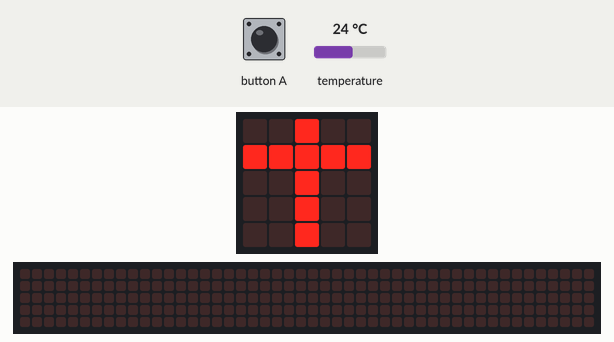
Bench run of a program on a simulated BBC micro:bit (MakeCode). Shown: the board's 5×5 LED display, a strip that is not on the board, showing the scrolling text unrolled. Inputs (shaded band) come from the test bench; at power-on: temperature 24 °C. The 48×5 strip is a reading aid, not a part: it shows the text the display is scrolling, unrolled, one strip-width of it at a time.

Above: at 1.2 s.
1.3 s: button A pressed for 3.2 s
At 4.19 s:
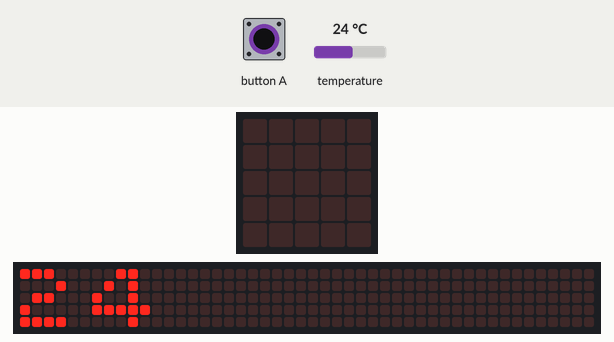
5.1 s: temperature set to 33 °C
At 8.23 s:
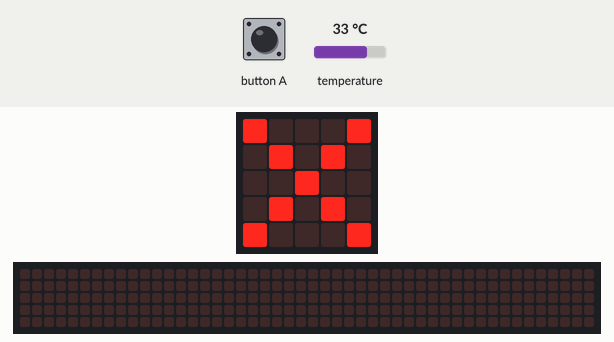
8.4 s: button A pressed for 3.2 s
At 11.13 s:
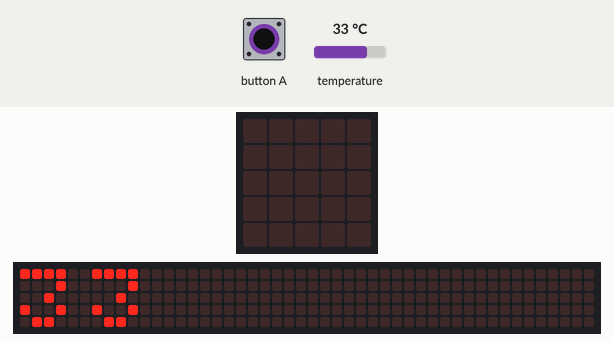
14.2 s: temperature set to 30 °C
At 16.5 s:
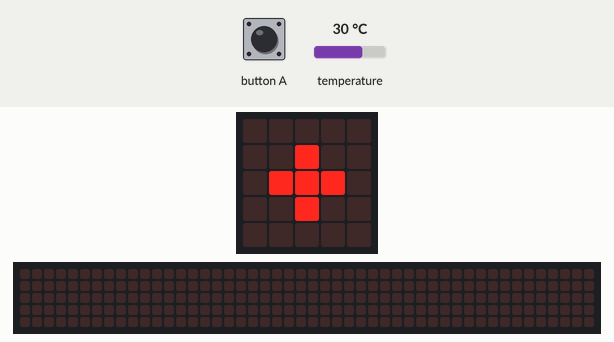
17.5 s: button A pressed for 0.15 s
At 18.09 s:
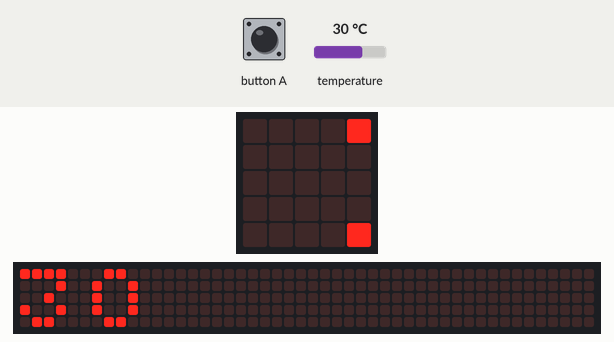

The program:

main.ts
```typescript
let 온도 = 0
let 온도세기값 = 0
function 뜨거움 () {
    basic.showIcon(IconNames.No)
    basic.pause(100)
    basic.showIcon(IconNames.Sword)
    basic.pause(100)
    basic.clearScreen()
}
function 온도보기 () {
    if (input.buttonIsPressed(Button.A)) {
        basic.clearScreen()
        basic.showNumber(input.temperature())
    }
}
function 물온도측정 () {
    온도 = input.temperature()
}
function 미지근함 () {
    basic.showLeds(`
        . . . . .
        . . # . .
        . # # # .
        . . # . .
        . . . . .
        `)
    basic.pause(200)
    basic.clearScreen()
}
function 차가움 () {
    basic.showLeds(`
        . . # . .
        # # # # #
        . . # . .
        . . # . .
        . . # . .
        `)
    basic.pause(200)
    basic.clearScreen()
}
function 따뜻함 () {
    basic.showIcon(IconNames.Happy)
    basic.pause(200)
    basic.clearScreen()
}
function 온도_분류 () {
    물온도측정()
    if (32 <= 온도) {
        온도세기값 = 3
    }
    if (31 == 온도) {
        온도세기값 = 2
    }
    if (30 == 온도) {
        온도세기값 = 1
    }
    if (온도 <= 29) {
        온도세기값 = 0
    }
}
function 이미지출력 () {
    if (온도세기값 == 3) {
        뜨거움()
    }
    if (온도세기값 == 2) {
        따뜻함()
    }
    if (온도세기값 == 1) {
        미지근함()
    }
    if (온도세기값 == 0) {
        차가움()
    }
}
basic.forever(function () {
    온도보기()
})
basic.forever(function () {
    온도_분류()
    이미지출력()
})
```

test.ts
```typescript
// 테스트는 여기로 이동합니다; 이 패키지가 확장으로 사용될 때 컴파일되지 않을 것 입니다.
```

Measured:
- after the input at 5.1 s, the display: first differs from a run without the input after 3.0 s (image 2)
- after the input at 14.2 s, the display: first differs from a run without the input after 1.9 s (image 4)
- what the display in image 0 shows lasts 0.6 s, from 0.6 s to 1.2 s
- what the display in image 3 shows lasts 0.5 s, from 10.9 s to 11.4 s
